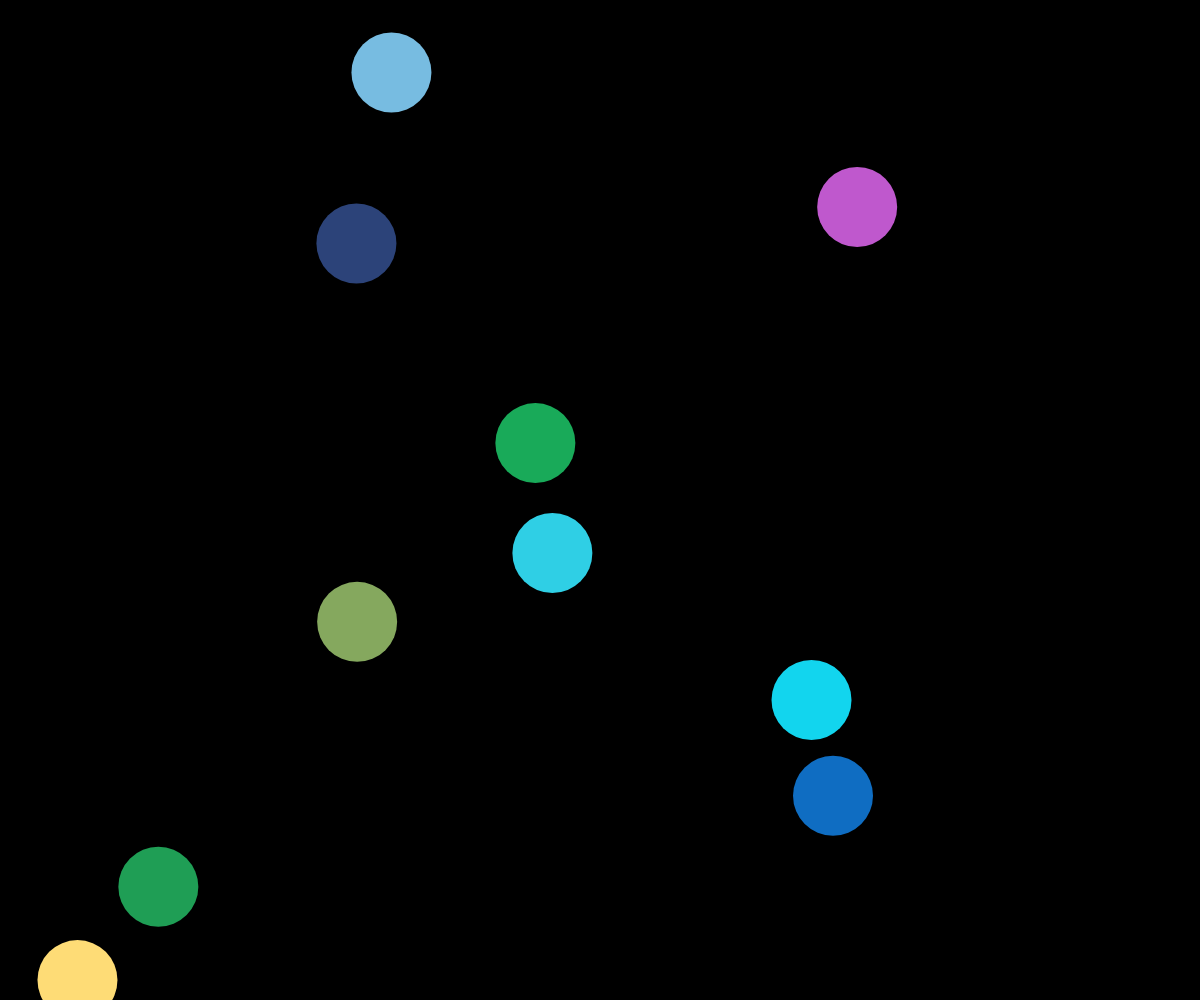
Frame 1 (no input)
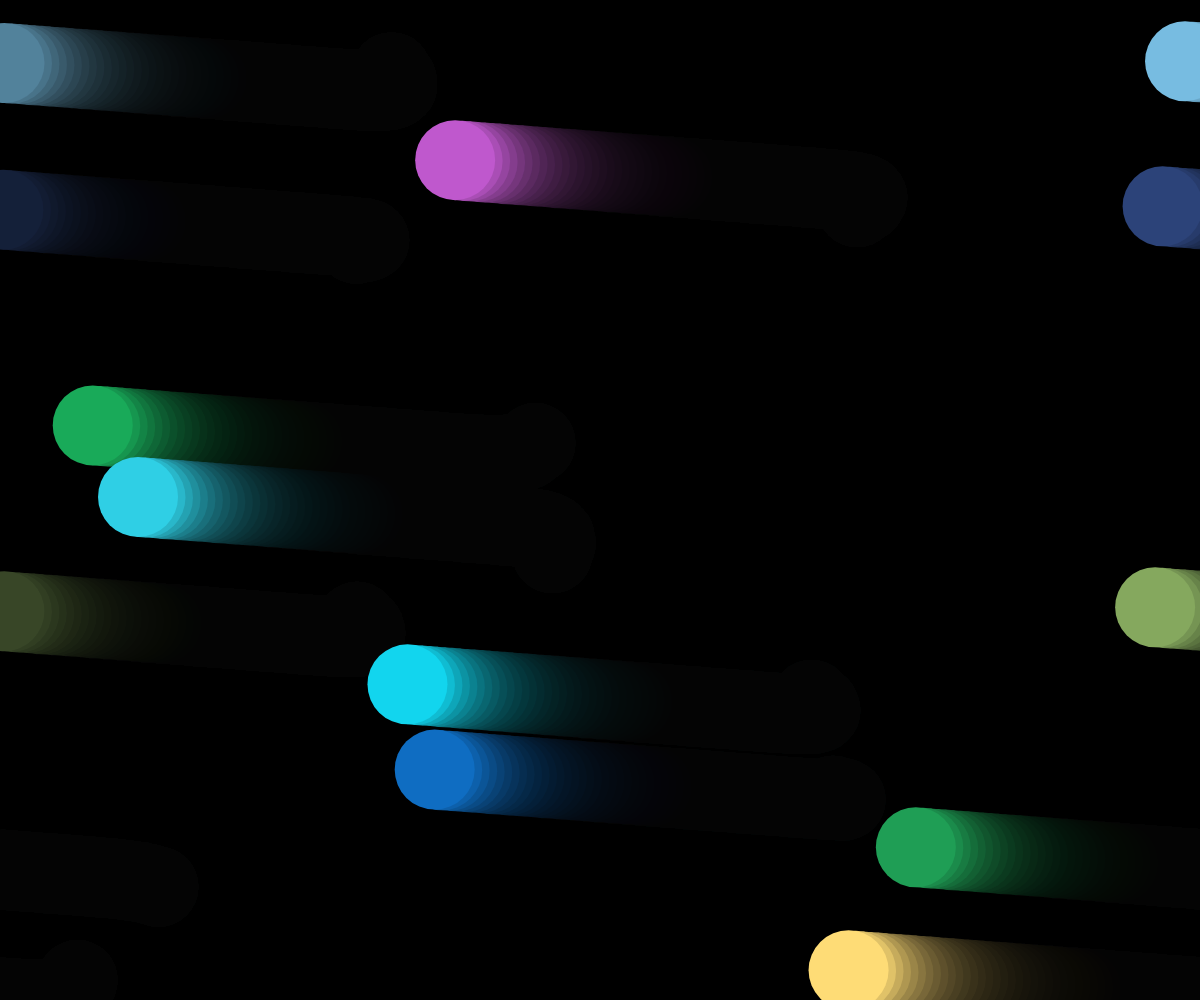
Frame 60 (no input)
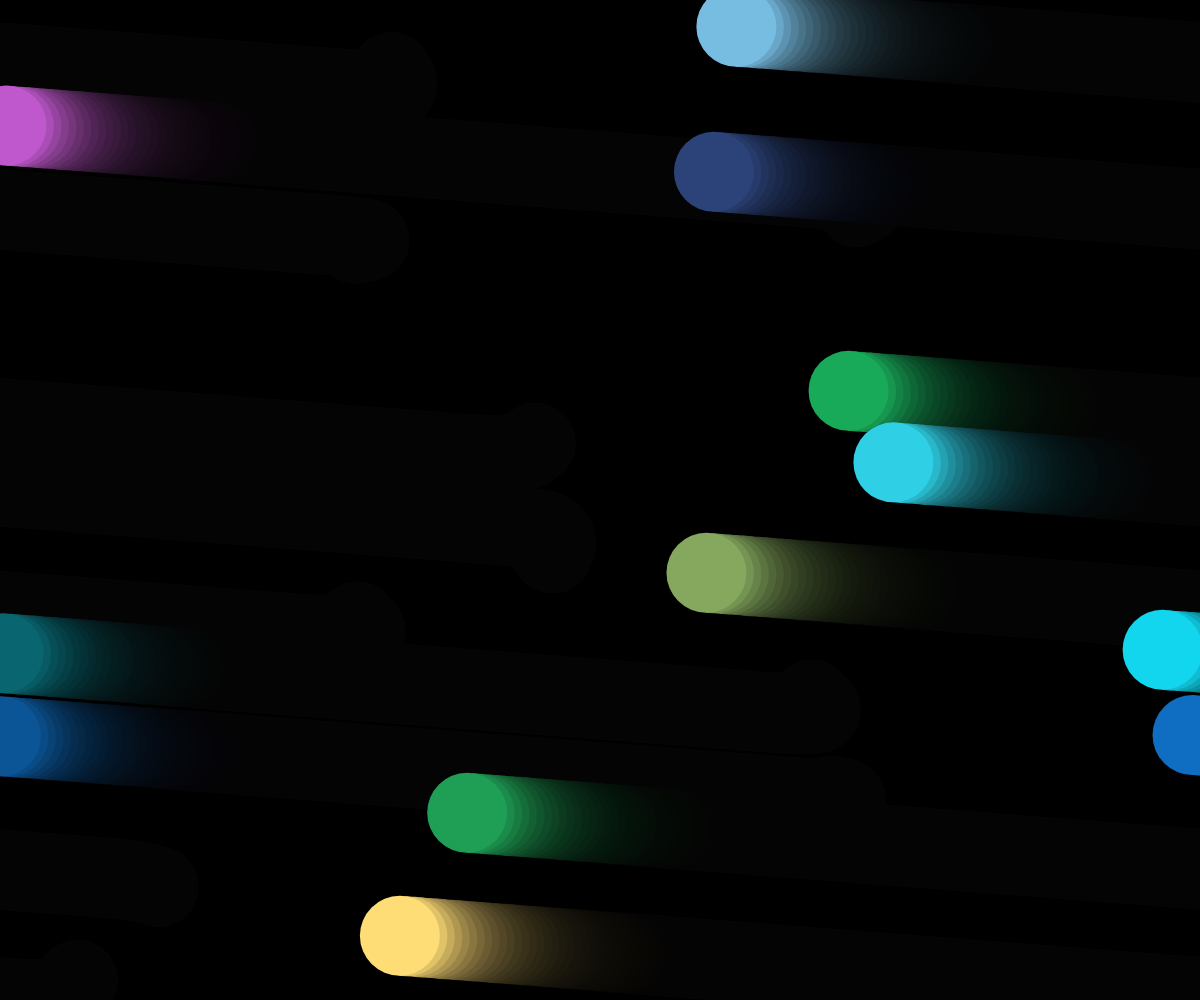
Frame 120 (the mouse pressed at the canvas centre since frame 60)

The p5.js sketch that drew these frames (run headless with seeded random() and noise() and a simulated clock; from frame 60 on, the mouse is pressed at the canvas centre):

// p5.js sketch
// ── sketch.js
// 小球波浪

// 变量
var w = window.innerWidth;
var h = window.innerHeight;
var cooltime = 0;
var force;
// 对象
var balls = [];
// var little_balls = [];

function setup() {
  // put setup code here
  createCanvas(w, h);
  background(0);
  noStroke();  // 去掉描边

  // 初始化对象
  for (var i = 0; i < 10; i++) {
    balls.push(new Ball(random(0, width), random(0, height), 40));
  }
}

function draw() {
  // put drawing code here
  background(0, 30);
  cooltime--;

  if (cooltime < 0) {
    force = createVector(-1, random(-1, 1));
    cooltime = 120;
  }

  for (var i = 0; i < balls.length; i++)
  {
    balls[i].render();
    balls[i].update();
    balls[i].waveTo(force);
  }
  // for (var j = 0; j <little_balls.length; j++)
  // {
  //   little_balls[j].render();
  //   little_balls[j].update();
  // }
}

// // 函数
// function explode(clickBallIndex) {
//   var posX = balls[clickBallIndex].pos.x;
//   var posY = balls[clickBallIndex].pos.y;
//   var r = balls[clickBallIndex].r * 0.5;
//   balls.splice(clickBallIndex, 1);
//   for (var i =  0; i < 5; i++) {
//     little_balls.push(new Ball(posX, posY, r))
//   }
// }


// ── generator_ball.js
// 构造器函数（类的概念），并添加参数控制
function Ball(posX, posY, ballSize) {
    // 属性
    this.r = ballSize;
    this.pos = createVector(posX, posY);  // 根据位置参数创建方向向量
    this.vel = p5.Vector.random2D();  // 通过函数创建长度一定的向量,角度随机
    this.vel.setMag(10);
    this.c = color(random(255), random(255), random(255));
    // 方法
    this.update = function() {
       // 根据速度更新位置
      this.pos.add(this.vel);  // 方向向量加速度向量，随机角度
      // 判断碰撞后的方向以及速度计算
      if (this.pos.x <= 0) {
        this.pos.x = width;
      }
      else if (this.pos.x > width) {
        this.pos.x = 0;
      }
      if (this.pos.y <= 0) {
        this.pos.y = height;
      }
      else if (this.pos.y > height) {
        this.pos.y = 0;
      }
    }

    this.render = function() {
      fill(this.c);
      ellipse(this.pos.x, this.pos.y, 2*this.r);
    }

    // 波浪运动
    this.waveTo = function (force) {
      force.setMag(5)
      // var waveForce =  force.copy().mult(0.5);
      // waveForce.rotate(frameCount / 60);

      // // 忽略原速度影响
      // this.vel = p5.Vector.add(force, snakeForce); 
  
      // 添加原速度影响
      this.vel.add(force)
      this.vel.mult(0.6);
    }
  }
